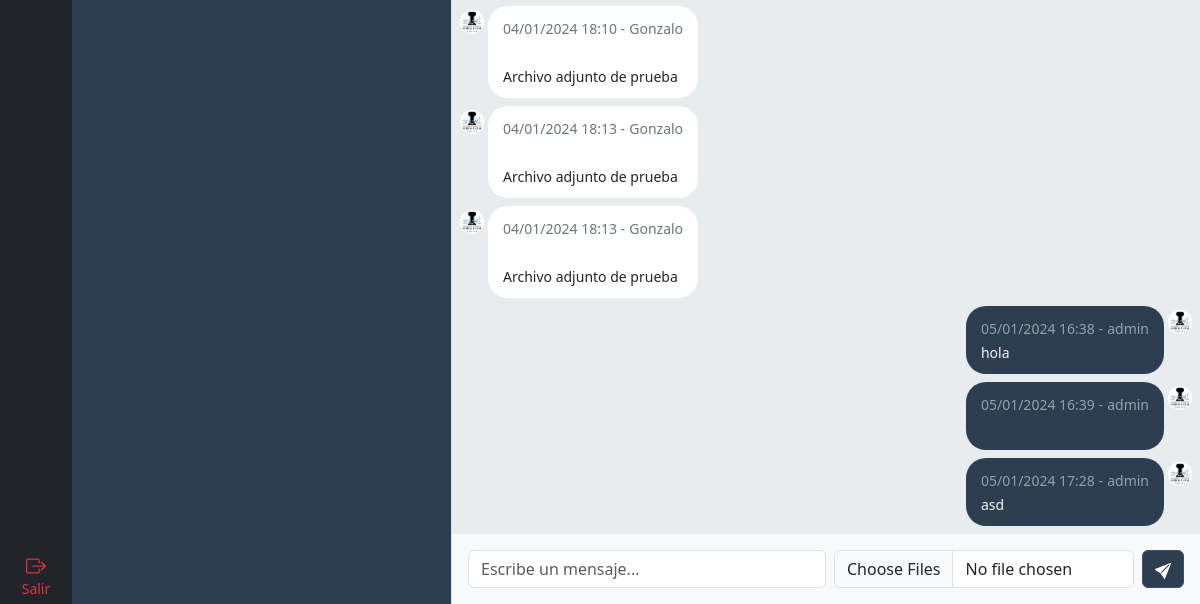
/contacto/chat/3/ (signed in, lower part), run on an earlier commit of the app's database.
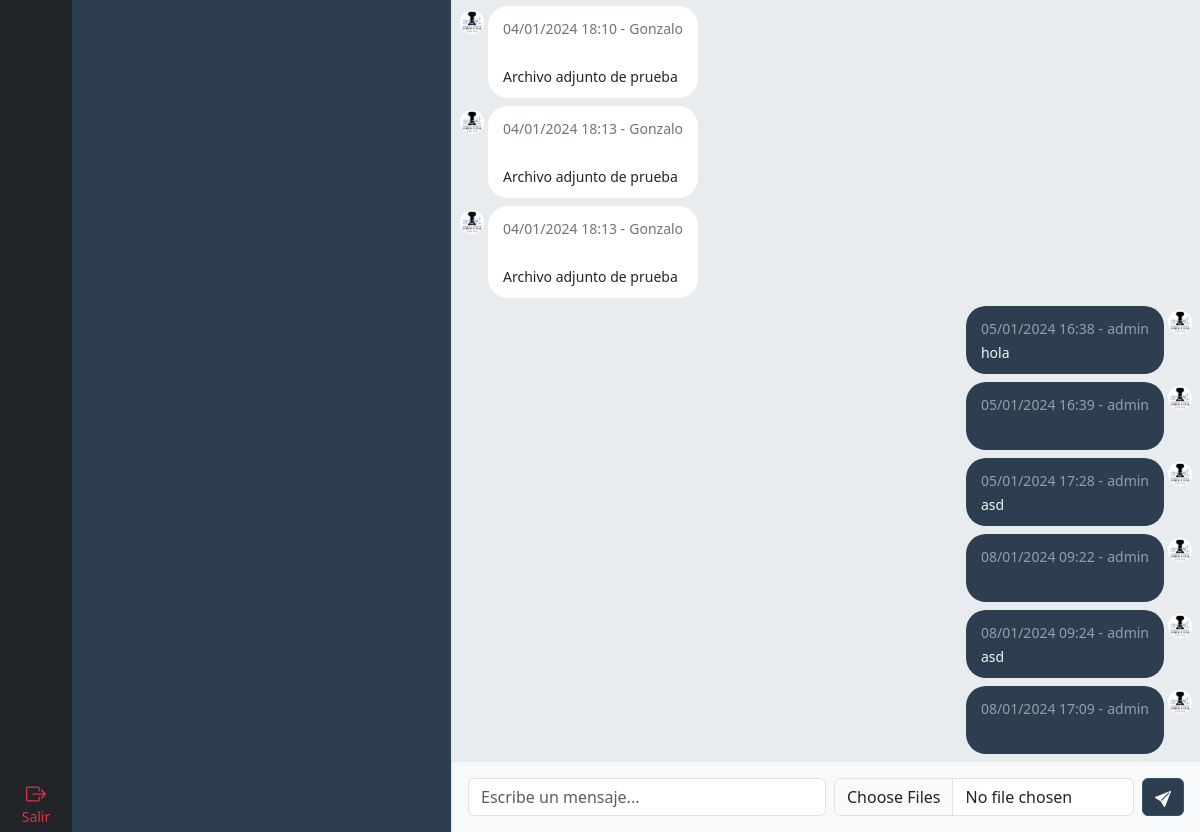
And on a later commit of the database.
### chat/models.py (models this page shows, shortened)
class Mensaje(models.Model):
    contacto_integracion = models.ForeignKey(ContactoIntegracion, related_name='mensajes', on_delete=models.CASCADE)
    usuario = models.ForeignKey(User, related_name='mensajes', on_delete=models.CASCADE, null=True)
    contenido = models.TextField()
    id_integracion = models.CharField(max_length=25, null=True, blank=True)  # ID del mensaje de la integración para citarlo
    recibido = models.DateTimeField(null=True)  # Verificar con la API
    leido = models.DateTimeField(null=True)  # Verificar con la API
    fecha_hora = models.DateTimeField(auto_now_add=True)
    class Meta:
        ordering = ('fecha_hora',)
        verbose_name_plural = 'Mensajes'

class Contacto(models.Model):
    nombre = models.CharField(max_length=100, null=True)
    apellido = models.CharField(max_length=100, null=True)
    dni = models.CharField(max_length=11, null=True)
    telefono = models.CharField(max_length=30)
    email = models.EmailField(max_length=60, null=True)
    empresa = models.CharField(max_length=100, null=True)
    nro_socio = models.PositiveIntegerField(null=True)

### chat/views.py (the view)
# urls.py: path('chat/<int:id>/', views.chat, name='chat'),
@login_required
def chat(request, id):
    contacto = get_object_or_404(Contacto.objects.prefetch_related('contacto_integraciones__integracion'), id=id)
    contacto_integracion = contacto.contacto_integraciones.first()
    integracion = contacto_integracion.integracion.nombre
    contacto_tarea = contacto_integracion.contacto_tareas.first()
    sector_tarea = contacto_tarea.sector_tarea
    sectores = Sector.objects.prefetch_related('sectortarea_set').all()
    contacto_mensajes = Mensaje.objects.filter(contacto_integracion__contacto=contacto)  # Ver cómo manejar esto si hay muchos mensajes
    contactos = Contacto.objects.annotate(
        last_message_content=Subquery(
            Mensaje.objects.filter(contacto_integracion=OuterRef('pk')).values('contenido').order_by('-fecha_hora')[:1]
        ),
        last_message_date=Subquery(
            Mensaje.objects.filter(contacto_integracion=OuterRef('pk')).values('fecha_hora').order_by('-fecha_hora')[:1]
        ),
        last_message_user=Subquery(
            Mensaje.objects.filter(contacto_integracion=OuterRef('pk')).values('usuario__username').order_by('-fecha_hora')[:1]
        )
    )
    context = {
        'contacto': contacto,
        'contacto_mensajes': contacto_mensajes,
        'contactos': contactos,
        'integracion': integracion,
        'sector_tarea': sector_tarea,
        'embudos': sectores,
        'usuario_asignado': contacto_tarea.usuario,
        'debug': DEBUG
    }
    if re.search('/contacto/chat-dev/', request.path):  # Para Tests
        return render(request, 'chat/chatsdev.html', context)
    else:
        return render(request, 'chat/detalle_chat.html', context)

### chat/models.py (called while the page is built)
    def __str__(self):
        return self.nombre

    def __str__(self):
        return f'{self.sector} - {self.nombre}'

### templates/chat/detalle_chat.html (shortened to what this page needs)
{% extends 'base.html' %}
{% load static %}
{% load humanize %}
{% block content %}
{% include 'navbar.html' %}
  <div class="d-flex flex-column align-items-stretch flex-shrink-0 bg-union border-end" style="width: 380px;">
    <div id="room-list" class="list-group list-group-flush h-100">
    </div>
  </div>
  {% if contacto_mensajes %}
    {% include 'chat/components/caja_chat.html' %}
  {% else %}
    <div class="flex-grow-1 d-flex align-items-center justify-content-center bg-body-tertiary">
      <p class="text-secondary">Seleccione un chat para enviar mensajes</p>
    </div>
  {% endif %}
{% endblock %}

### templates/chat/components/caja_chat_mensaje_der.html (shortened to what this page needs)
{% load static %}
<div style="max-width: 60%;" class="align-self-end d-flex flex-column">
    <div class="d-flex flex-row-reverse gap-1 ">
        <img src="{% static 'img/logo.png' %}" alt="" width="24" height="24" class="mt-1 rounded-circle">
        <div class="bg-union caja-mensaje-chat">
            <div>
                <small class="text-white-50">{{ mensaje.fecha_hora|date:"d/m/Y" }} {{ mensaje.fecha_hora|time:"H:i" }} -</small>
                <small class="text-white-50">
                    {% if mensaje.usuario %}
                        {{ mensaje.usuario }}
                    {% else %}
                        {{ contacto.nombre }}
                    {% endif %}
                </small>
            </div>
            <div>
            </div>
            <small>{{ mensaje.contenido }}</small>
        </div>
    </div>
</div>

### templates/chat/components/caja_chat_mensaje_izq.html (shortened to what this page needs)
{% load static %}
<div style="max-width: 60%;" class="align-self-start d-flex flex-column">
    <div class="d-flex gap-1 ">
        <img src="{% static 'img/logo.png' %}" alt="" width="24" height="24" class="mt-1 rounded-circle">
        <div class="bg-white caja-mensaje-chat">
            <div>
                <small class="text-secondary">{{ mensaje.fecha_hora|date:"d/m/Y" }} {{ mensaje.fecha_hora|time:"H:i" }} -</small>
                <small class="text-secondary">
                    {% if mensaje.usuario %}
                        {{ mensaje.usuario }}
                    {% else %}
                        {{ contacto.nombre }}
                    {% endif %}
                </small>
            </div>
            <div>
            </div>
            <small>{{ mensaje.contenido }}</small>
        </div>
    </div>
</div>

What changed in the data, as far as the page shows it:
added Mensaje: fecha_hora "08/01/2024", fecha_hora "09:22", usuario "admin"
added Mensaje: fecha_hora "08/01/2024", fecha_hora "09:24", usuario "admin", contenido "asd"
added Mensaje: fecha_hora "08/01/2024", fecha_hora "17:09", usuario "admin"
